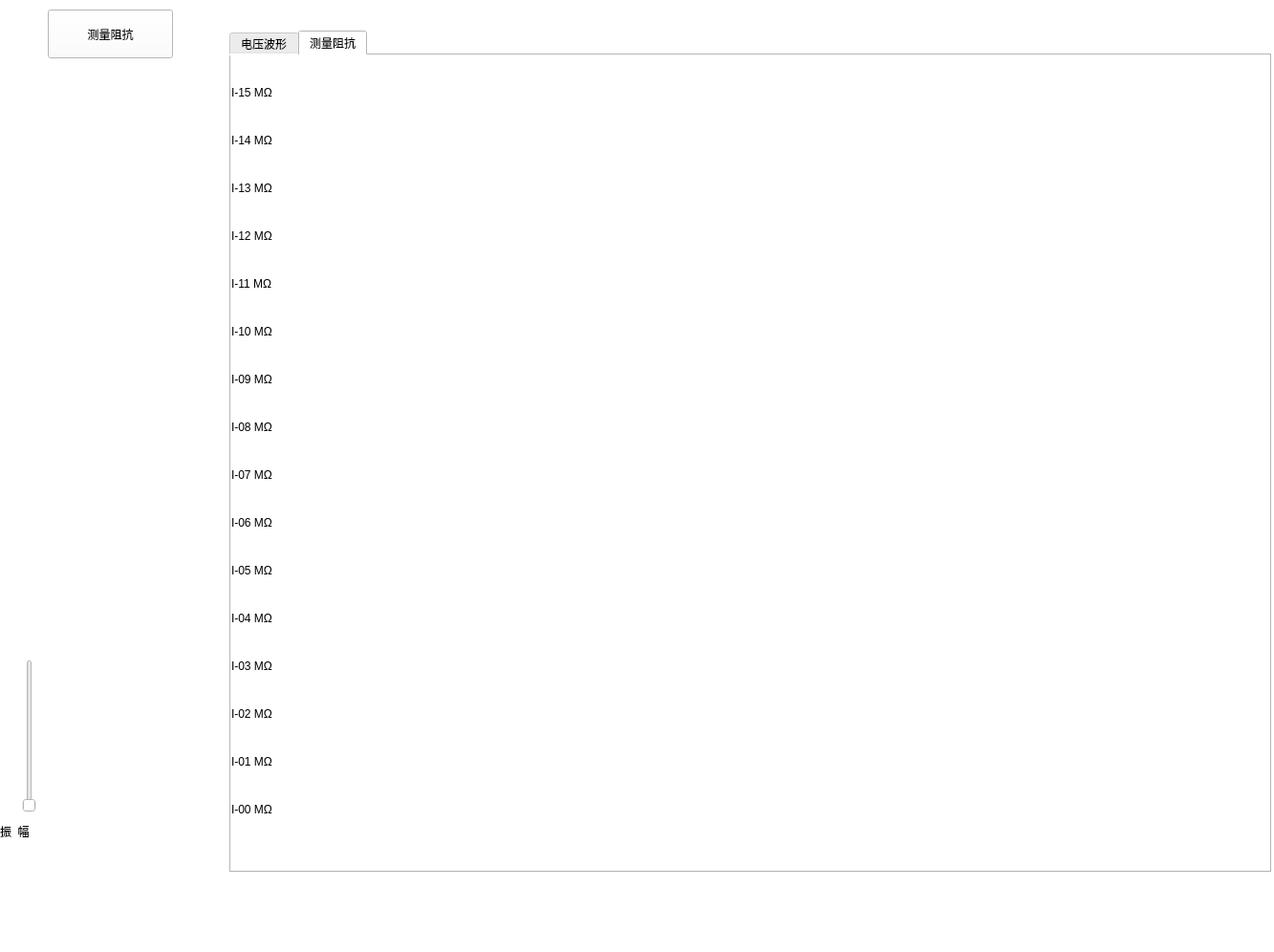
<?xml version="1.0" encoding="UTF-8"?>
<ui version="4.0">
 <class>ControlWindow</class>
 <widget class="QMainWindow" name="ControlWindow">
  <property name="geometry">
   <rect>
    <x>0</x>
    <y>0</y>
    <width>1333</width>
    <height>996</height>
   </rect>
  </property>
  <property name="windowTitle">
   <string>ControlWindow</string>
  </property>
  <property name="styleSheet">
   <string notr="true">background-color:rgba(255,255,255,1)</string>
  </property>
  <widget class="QWidget" name="centralwidget">
   <widget class="QTabWidget" name="tabWidget">
    <property name="geometry">
     <rect>
      <x>240</x>
      <y>32</y>
      <width>1090</width>
      <height>881</height>
     </rect>
    </property>
    <property name="styleSheet">
     <string notr="true"/>
    </property>
    <property name="currentIndex">
     <number>1</number>
    </property>
    <widget class="QWidget" name="waveForm">
     <attribute name="title">
      <string>电压波形</string>
     </attribute>
     <widget class="QLabel" name="label_15">
      <property name="geometry">
       <rect>
        <x>0</x>
        <y>30</y>
        <width>66</width>
        <height>18</height>
       </rect>
      </property>
      <property name="text">
       <string>V-15 mV</string>
      </property>
     </widget>
     <widget class="QLabel" name="label_14">
      <property name="geometry">
       <rect>
        <x>0</x>
        <y>80</y>
        <width>81</width>
        <height>18</height>
       </rect>
      </property>
      <property name="text">
       <string>V-14 mV</string>
      </property>
     </widget>
     <widget class="QLabel" name="label_13">
      <property name="geometry">
       <rect>
        <x>0</x>
        <y>130</y>
        <width>81</width>
        <height>18</height>
       </rect>
      </property>
      <property name="text">
       <string>V-13 mV</string>
      </property>
     </widget>
     <widget class="QLabel" name="label_12">
      <property name="geometry">
       <rect>
        <x>0</x>
        <y>180</y>
        <width>81</width>
        <height>18</height>
       </rect>
      </property>
      <property name="text">
       <string>V-12 mV</string>
      </property>
     </widget>
     <widget class="QLabel" name="label_11">
      <property name="geometry">
       <rect>
        <x>0</x>
        <y>230</y>
        <width>81</width>
        <height>18</height>
       </rect>
      </property>
      <property name="text">
       <string>V-11 mV</string>
      </property>
     </widget>
     <widget class="QLabel" name="label_10">
      <property name="geometry">
       <rect>
        <x>0</x>
        <y>280</y>
        <width>81</width>
        <height>18</height>
       </rect>
      </property>
      <property name="text">
       <string>V-10 mV</string>
      </property>
     </widget>
     <widget class="QLabel" name="label_09">
      <property name="geometry">
       <rect>
        <x>0</x>
        <y>330</y>
        <width>81</width>
        <height>18</height>
       </rect>
      </property>
      <property name="text">
       <string>V-09 mV</string>
      </property>
     </widget>
     <widget class="QLabel" name="label_08">
      <property name="geometry">
       <rect>
        <x>0</x>
        <y>380</y>
        <width>81</width>
        <height>18</height>
       </rect>
      </property>
      <property name="text">
       <string>V-08 mV</string>
      </property>
     </widget>
     <widget class="QLabel" name="label_07">
      <property name="geometry">
       <rect>
        <x>0</x>
        <y>430</y>
        <width>81</width>
        <height>18</height>
       </rect>
      </property>
      <property name="text">
       <string>V-07 mV</string>
      </property>
     </widget>
     <widget class="QLabel" name="label_06">
      <property name="geometry">
       <rect>
        <x>0</x>
        <y>480</y>
        <width>81</width>
        <height>18</height>
       </rect>
      </property>
      <property name="text">
       <string>V-06 mV</string>
      </property>
     </widget>
     <widget class="QLabel" name="label_05">
      <property name="geometry">
       <rect>
        <x>0</x>
        <y>530</y>
        <width>81</width>
        <height>18</height>
       </rect>
      </property>
      <property name="text">
       <string>V-05 mV</string>
      </property>
     </widget>
     <widget class="QLabel" name="label_04">
      <property name="geometry">
       <rect>
        <x>0</x>
        <y>580</y>
        <width>81</width>
        <height>18</height>
       </rect>
      </property>
      <property name="text">
       <string>V-04 mV</string>
      </property>
     </widget>
     <widget class="QLabel" name="label_03">
      <property name="geometry">
       <rect>
        <x>0</x>
        <y>630</y>
        <width>81</width>
        <height>18</height>
       </rect>
      </property>
      <property name="text">
       <string>V-03 mV</string>
      </property>
     </widget>
     <widget class="QLabel" name="label_02">
      <property name="geometry">
       <rect>
        <x>0</x>
        <y>680</y>
        <width>81</width>
        <height>18</height>
       </rect>
      </property>
      <property name="text">
       <string>V-02 mV</string>
      </property>
     </widget>
     <widget class="QLabel" name="label_01">
      <property name="geometry">
       <rect>
        <x>0</x>
        <y>730</y>
        <width>81</width>
        <height>18</height>
       </rect>
      </property>
      <property name="text">
       <string>V-01 mV</string>
      </property>
     </widget>
     <widget class="QLabel" name="label_00">
      <property name="geometry">
       <rect>
        <x>0</x>
        <y>780</y>
        <width>81</width>
        <height>18</height>
       </rect>
      </property>
      <property name="text">
       <string>V-00 mV</string>
      </property>
     </widget>
    </widget>
    <widget class="QWidget" name="impedanceForm">
     <attribute name="title">
      <string notr="true">测量阻抗</string>
     </attribute>
     <widget class="QPushButton" name="realimpedance">
      <property name="geometry">
       <rect>
        <x>30</x>
        <y>920</y>
        <width>119</width>
        <height>34</height>
       </rect>
      </property>
      <property name="text">
       <string>测量阻抗开始</string>
      </property>
     </widget>
     <widget class="QLabel" name="label_16">
      <property name="geometry">
       <rect>
        <x>0</x>
        <y>780</y>
        <width>160</width>
        <height>18</height>
       </rect>
      </property>
      <property name="text">
       <string>I-00 MΩ</string>
      </property>
     </widget>
     <widget class="QLabel" name="label_17">
      <property name="geometry">
       <rect>
        <x>0</x>
        <y>730</y>
        <width>160</width>
        <height>18</height>
       </rect>
      </property>
      <property name="text">
       <string>I-01 MΩ</string>
      </property>
     </widget>
     <widget class="QLabel" name="label_18">
      <property name="geometry">
       <rect>
        <x>0</x>
        <y>680</y>
        <width>160</width>
        <height>18</height>
       </rect>
      </property>
      <property name="text">
       <string>I-02 MΩ</string>
      </property>
     </widget>
     <widget class="QLabel" name="label_19">
      <property name="geometry">
       <rect>
        <x>0</x>
        <y>630</y>
        <width>160</width>
        <height>18</height>
       </rect>
      </property>
      <property name="text">
       <string>I-03 MΩ</string>
      </property>
     </widget>
     <widget class="QLabel" name="label_20">
      <property name="geometry">
       <rect>
        <x>0</x>
        <y>580</y>
        <width>160</width>
        <height>18</height>
       </rect>
      </property>
      <property name="text">
       <string>I-04 MΩ</string>
      </property>
     </widget>
     <widget class="QLabel" name="label_21">
      <property name="geometry">
       <rect>
        <x>0</x>
        <y>530</y>
        <width>160</width>
        <height>18</height>
       </rect>
      </property>
      <property name="text">
       <string>I-05 MΩ</string>
      </property>
     </widget>
     <widget class="QLabel" name="label_22">
      <property name="geometry">
       <rect>
        <x>0</x>
        <y>480</y>
        <width>160</width>
        <height>18</height>
       </rect>
      </property>
      <property name="text">
       <string>I-06 MΩ</string>
      </property>
     </widget>
     <widget class="QLabel" name="label_23">
      <property name="geometry">
       <rect>
        <x>0</x>
        <y>430</y>
        <width>160</width>
        <height>18</height>
       </rect>
      </property>
      <property name="text">
       <string>I-07 MΩ</string>
      </property>
     </widget>
     <widget class="QLabel" name="label_24">
      <property name="geometry">
       <rect>
        <x>0</x>
        <y>380</y>
        <width>160</width>
        <height>18</height>
       </rect>
      </property>
      <property name="text">
       <string>I-08 MΩ</string>
      </property>
     </widget>
     <widget class="QLabel" name="label_25">
      <property name="geometry">
       <rect>
        <x>0</x>
        <y>330</y>
        <width>160</width>
        <height>18</height>
       </rect>
      </property>
      <property name="text">
       <string>I-09 MΩ</string>
      </property>
     </widget>
     <widget class="QLabel" name="label_26">
      <property name="geometry">
       <rect>
        <x>0</x>
        <y>280</y>
        <width>160</width>
        <height>18</height>
       </rect>
      </property>
      <property name="text">
       <string>I-10 MΩ</string>
      </property>
     </widget>
     <widget class="QLabel" name="label_27">
      <property name="geometry">
       <rect>
        <x>0</x>
        <y>230</y>
        <width>160</width>
        <height>18</height>
       </rect>
      </property>
      <property name="text">
       <string>I-11 MΩ</string>
      </property>
     </widget>
     <widget class="QLabel" name="label_28">
      <property name="geometry">
       <rect>
        <x>0</x>
        <y>180</y>
        <width>160</width>
        <height>18</height>
       </rect>
      </property>
      <property name="text">
       <string>I-12 MΩ</string>
      </property>
     </widget>
     <widget class="QLabel" name="label_29">
      <property name="geometry">
       <rect>
        <x>0</x>
        <y>130</y>
        <width>160</width>
        <height>18</height>
       </rect>
      </property>
      <property name="text">
       <string>I-13 MΩ</string>
      </property>
     </widget>
     <widget class="QLabel" name="label_30">
      <property name="geometry">
       <rect>
        <x>0</x>
        <y>80</y>
        <width>160</width>
        <height>18</height>
       </rect>
      </property>
      <property name="text">
       <string>I-14 MΩ</string>
      </property>
     </widget>
     <widget class="QLabel" name="label_31">
      <property name="geometry">
       <rect>
        <x>0</x>
        <y>30</y>
        <width>160</width>
        <height>18</height>
       </rect>
      </property>
      <property name="text">
       <string>I-15 MΩ</string>
      </property>
     </widget>
    </widget>
   </widget>
   <widget class="QPushButton" name="realImpedanceStart">
    <property name="geometry">
     <rect>
      <x>50</x>
      <y>10</y>
      <width>131</width>
      <height>51</height>
     </rect>
    </property>
    <property name="text">
     <string>测量阻抗</string>
    </property>
   </widget>
   <widget class="QSlider" name="widthSlider">
    <property name="geometry">
     <rect>
      <x>20</x>
      <y>690</y>
      <width>22</width>
      <height>160</height>
     </rect>
    </property>
    <property name="orientation">
     <enum>Qt::Vertical</enum>
    </property>
   </widget>
   <widget class="QLabel" name="label">
    <property name="geometry">
     <rect>
      <x>0</x>
      <y>860</y>
      <width>71</width>
      <height>20</height>
     </rect>
    </property>
    <property name="text">
     <string>振  幅</string>
    </property>
   </widget>
  </widget>
  <widget class="QStatusBar" name="statusbar"/>
  <action name="action_N">
   <property name="text">
    <string>新建(&amp;N)</string>
   </property>
  </action>
  <action name="actiondakia">
   <property name="text">
    <string>dakia</string>
   </property>
  </action>
 </widget>
 <resources/>
 <connections/>
</ui>
